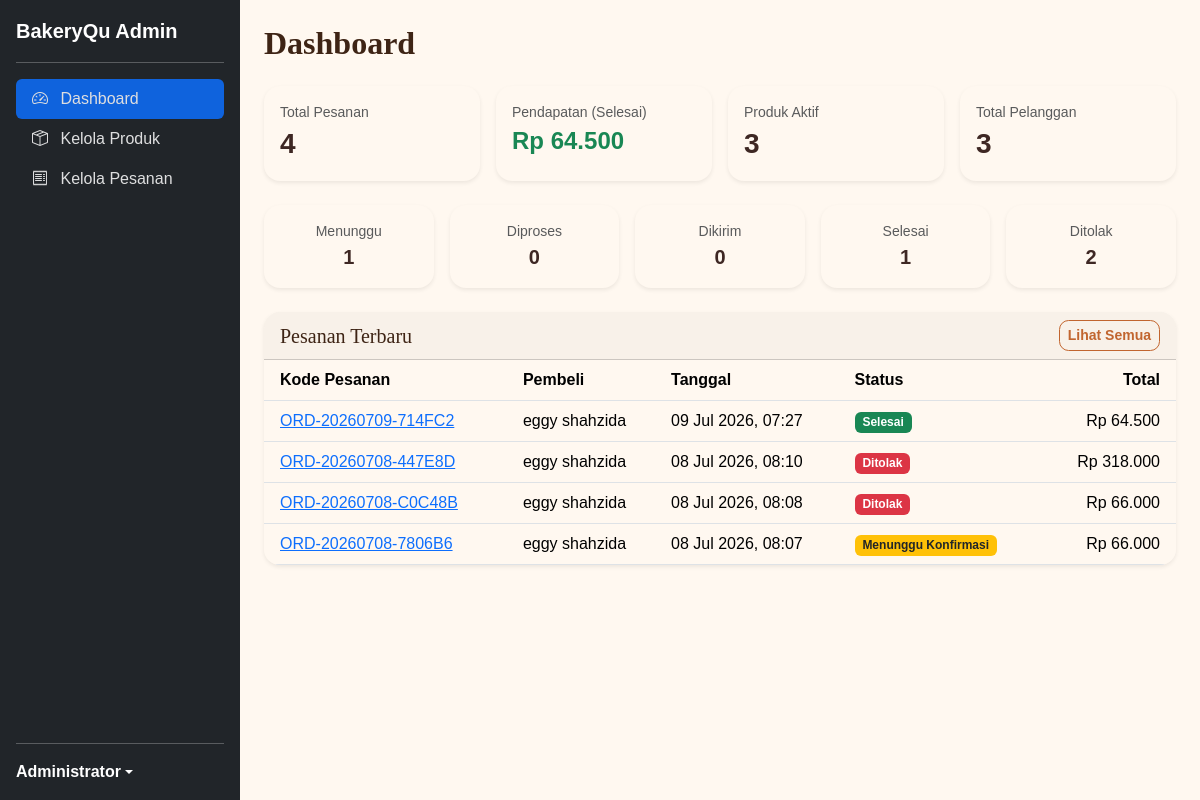
Screenshot of /public/admin (signed in) with the database file from the repository.
### tables this page shows
CREATE TABLE `orders` (
  `id` int(11) NOT NULL,
  `order_code` varchar(30) NOT NULL,
  `user_id` int(11) NOT NULL,
  `receiver_name` varchar(100) NOT NULL,
  `phone` varchar(20) NOT NULL,
  `province_id` varchar(20) NOT NULL,
  `province_name` varchar(100) NOT NULL,
  `city_id` varchar(20) NOT NULL,
  `city_name` varchar(100) NOT NULL,
  `district_id` varchar(20) NOT NULL,
  `district_name` varchar(100) NOT NULL,
  `address` text NOT NULL,
  `note` text DEFAULT NULL,
  `courier` varchar(50) NOT NULL,
  `service` varchar(50) NOT NULL,
  `shipping_cost` decimal(12,2) NOT NULL,
  `subtotal` decimal(12,2) NOT NULL,
  `total` decimal(12,2) NOT NULL,
  `status` enum('pending','processing','shipping','completed','rejected') DEFAULT 'pending',
  `created_at` timestamp NOT NULL DEFAULT current_timestamp(),
  `updated_at` timestamp NOT NULL DEFAULT current_timestamp() ON UPDATE current_timestamp()
);

CREATE TABLE `users` (
  `id` int(11) NOT NULL,
  `name` varchar(100) NOT NULL,
  `email` varchar(100) NOT NULL,
  `password` varchar(255) NOT NULL,
  `role` enum('admin','customer') NOT NULL DEFAULT 'customer',
  `created_at` timestamp NOT NULL DEFAULT current_timestamp(),
  `updated_at` timestamp NOT NULL DEFAULT current_timestamp() ON UPDATE current_timestamp()
);

### app/controllers/AdminController.php (called while the page is built, shortened)
<?php
require_once "../app/models/OrderModel.php";
require_once "../app/models/ProductModel.php";
require_once "../app/models/UserModel.php";
class AdminController
{
    private $orderModel;
    private $productModel;
    private $userModel;
    public function __construct()
    {
        $this->orderModel = new OrderModel();
        $this->productModel = new ProductModel();
        $this->userModel = new UserModel();
    }
    public function index()
    {
        $totalOrders = $this->orderModel->countAll();
        $pendingOrders = $this->orderModel->countByStatus('pending');
        $processingOrders = $this->orderModel->countByStatus('processing');
        $shippingOrders = $this->orderModel->countByStatus('shipping');
        $completedOrders = $this->orderModel->countByStatus('completed');
        $rejectedOrders = $this->orderModel->countByStatus('rejected');
        $totalRevenue = $this->orderModel->getTotalRevenue();
        $totalActiveProducts = $this->productModel->countActiveProducts();
        $totalCustomers = $this->userModel->countCustomers();
        $recentOrders = $this->orderModel->getRecentOrders(5);
        require_once "../app/views/admin/dashboard.php";
    }
}

### app/models/OrderModel.php (called while the page is built, shortened)
<?php
require_once "../config/database.php";
class OrderModel
{
    private $conn;
    public function __construct()
    {
        $database = new Database();
        $this->conn = $database->connect();
    }
    public function countByStatus($status)
    {
        $sql = "SELECT COUNT(*) AS total
                FROM orders
                WHERE status = :status";
        $statement = $this->conn->prepare($sql);
        $statement->bindValue(':status', $status);
        $statement->execute();
        $result = $statement->fetch(PDO::FETCH_ASSOC);
        return (int) $result['total'];
    }
    public function countAll()
    {
        $sql = "SELECT COUNT(*) AS total FROM orders";
        $statement = $this->conn->prepare($sql);
        $statement->execute();
        $result = $statement->fetch(PDO::FETCH_ASSOC);
        return (int) $result['total'];
    }
    public function getTotalRevenue()
    {
        $sql = "SELECT COALESCE(SUM(total), 0) AS revenue
                FROM orders
                WHERE status = 'completed'";
        $statement = $this->conn->prepare($sql);
        $statement->execute();
        $result = $statement->fetch(PDO::FETCH_ASSOC);
        return (float) $result['revenue'];
    }
    public function getRecentOrders($limit = 5)
    {
        $sql = "SELECT
                    o.*,
                    u.name AS buyer_name
                FROM orders o
                INNER JOIN users u
                    ON o.user_id = u.id
                ORDER BY o.created_at DESC
                LIMIT :limit";
        $statement = $this->conn->prepare($sql);
        $statement->bindValue(':limit', $limit, PDO::PARAM_INT);
        $statement->execute();
        return $statement->fetchAll();
    }
}

### config/database.php (called while the page is built)
<?php
class Database
{
    private $host = "localhost";
    private $dbname = "bakeryqu_db";
    private $username = "root";
    private $password = "";
    private $connection;
    public function connect()
    {
        if ($this->connection === null) {
            try {
                $this->connection = new PDO(
                    "mysql:host={$this->host};dbname={$this->dbname};charset=utf8mb4",
                    $this->username,
                    $this->password
                );
                $this->connection->setAttribute(
                    PDO::ATTR_ERRMODE,
                    PDO::ERRMODE_EXCEPTION
                );
                $this->connection->setAttribute(
                    PDO::ATTR_DEFAULT_FETCH_MODE,
                    PDO::FETCH_ASSOC
                );
            } catch (PDOException $e) {
                die("Koneksi Database Gagal : " . $e->getMessage());
            }
        }
        return $this->connection;
    }
}

### app/models/ProductModel.php (called while the page is built, shortened)
<?php
require_once "../config/database.php";
class ProductModel
{
    private $conn;
    public function __construct()
    {
        $database = new Database();
        $this->conn = $database->connect();
    }
    public function countActiveProducts()
    {
        $sql = "SELECT COUNT(*) AS total
                FROM products
                WHERE deleted_at IS NULL
                    AND status = 'active'";
        $statement = $this->conn->prepare($sql);
        $statement->execute();
        $result = $statement->fetch(PDO::FETCH_ASSOC);
        return (int) $result['total'];
    }
}

### app/models/UserModel.php (called while the page is built, shortened)
<?php
require_once "../config/database.php";
class UserModel
{
    private PDO $conn;
    public function __construct()
    {
        $database = new Database();
        $this->conn = $database->connect();
    }
    public function countCustomers()
    {
        $sql = "SELECT COUNT(*) AS total
                FROM users
                WHERE role = 'customer'";
        $statement = $this->conn->prepare($sql);
        $statement->execute();
        $result = $statement->fetch();
        return (int) $result['total'];
    }
}

### app/views/admin/dashboard.php (the view, shortened to what this page needs)
<?php
require_once "../app/views/layouts/admin_header.php";
$statusMap = [
    'pending' => ['label' => 'Menunggu Konfirmasi', 'class' => 'bg-warning text-dark'],
    'processing' => ['label' => 'Diproses', 'class' => 'bg-info text-dark'],
    'shipping' => ['label' => 'Dikirim', 'class' => 'bg-primary'],
    'completed' => ['label' => 'Selesai', 'class' => 'bg-success'],
    'rejected' => ['label' => 'Ditolak', 'class' => 'bg-danger'],
];
?>
<h2 class="fw-bold mb-4">Dashboard</h2>
        <div class="row g-3 mb-4">
            <div class="col-md-3">
                <div class="card shadow-sm h-100">
                    <div class="card-body">
                        <div class="text-muted small">Total Pesanan</div>
                        <div class="fs-3 fw-bold"><?= $totalOrders ?></div>
                    </div>
                </div>
            </div>
            <div class="col-md-3">
                <div class="card shadow-sm h-100">
                    <div class="card-body">
                        <div class="text-muted small">Pendapatan (Selesai)</div>
                        <div class="fs-4 fw-bold text-success">
                            Rp <?= number_format($totalRevenue, 0, ',', '.') ?>
                        </div>
                    </div>
                </div>
            </div>
            <div class="col-md-3">
                <div class="card shadow-sm h-100">
                    <div class="card-body">
                        <div class="text-muted small">Produk Aktif</div>
                        <div class="fs-3 fw-bold"><?= $totalActiveProducts ?></div>
                    </div>
                </div>
            </div>
            <div class="col-md-3">
                <div class="card shadow-sm h-100">
                    <div class="card-body">
                        <div class="text-muted small">Total Pelanggan</div>
                        <div class="fs-3 fw-bold"><?= $totalCustomers ?></div>
                    </div>
                </div>
            </div>
        </div>
        <div class="row g-3 mb-4 row-cols-5">
            <div class="col">
                <div class="card shadow-sm text-center">
                    <div class="card-body py-3">
                        <div class="small text-muted">Menunggu</div>
                        <div class="fs-5 fw-bold"><?= $pendingOrders ?></div>
                    </div>
                </div>
            </div>
            <div class="col">
                <div class="card shadow-sm text-center">
                    <div class="card-body py-3">
                        <div class="small text-muted">Diproses</div>
                        <div class="fs-5 fw-bold"><?= $processingOrders ?></div>
                    </div>
                </div>
            </div>
            <div class="col">
                <div class="card shadow-sm text-center">
                    <div class="card-body py-3">
                        <div class="small text-muted">Dikirim</div>
                        <div class="fs-5 fw-bold"><?= $shippingOrders ?></div>
                    </div>
                </div>
            </div>
            <div class="col">
                <div class="card shadow-sm text-center">
                    <div class="card-body py-3">
                        <div class="small text-muted">Selesai</div>
                        <div class="fs-5 fw-bold"><?= $completedOrders ?></div>
                    </div>
                </div>
            </div>
            <div class="col">
                <div class="card shadow-sm text-center">
                    <div class="card-body py-3">
                        <div class="small text-muted">Ditolak</div>
                        <div class="fs-5 fw-bold"><?= $rejectedOrders ?></div>
                    </div>
                </div>
            </div>
        </div>
        <div class="card shadow-sm">
            <div class="card-header d-flex justify-content-between align-items-center">
                <h5 class="mb-0">Pesanan Terbaru</h5>
                <a href="<?= BASE_URL ?>/admin/orders" class="btn btn-sm btn-outline-primary">
                    Lihat Semua
                </a>
            </div>
            <div class="card-body p-0">
                <?php if (empty($recentOrders)): ?>
                    <p class="text-muted text-center py-4 mb-0">Belum ada pesanan.</p>
                <?php else: ?>
                    <table class="table align-middle mb-0">
                        <thead>
                            <tr>
                                <th class="ps-3">Kode Pesanan</th>
                                <th>Pembeli</th>
                                <th>Tanggal</th>
                                <th>Status</th>
                                <th class="text-end pe-3">Total</th>
                            </tr>
                        </thead>
                        <tbody>
                            <?php foreach ($recentOrders as $order): ?>
                            <?php $status = $statusMap[$order['status']] ?? ['label' => $order['status'], 'class' => 'bg-secondary']; ?>
                            <tr>
                                <td class="ps-3">
                                    <a href="<?= BASE_URL ?>/admin/orders/<?= $order['id'] ?>">
                                        <?= htmlspecialchars($order['order_code']) ?>
                                    </a>
                                </td>
                                <td><?= htmlspecialchars($order['buyer_name']) ?></td>
                                <td><?= date('d M Y, H:i', strtotime($order['created_at'])) ?></td>
                                <td><span class="badge <?= $status['class'] ?>"><?= $status['label'] ?></span></td>
                                <td class="text-end pe-3">Rp <?= number_format($order['total'], 0, ',', '.') ?></td>
                            </tr>
                            <?php endforeach; ?>
                        </tbody>
                    </table>
                <?php endif; ?>
            </div>
        </div>
<?php
require_once "../app/views/layouts/admin_footer.php";
?>

### public/assets/css/style.css (style rules this page uses)
:root { --bakery-cream: #fff8f0; --bakery-cream-dark: #f3e4d0; --bakery-brown: #6b4226; --bakery-brown-dark: #3e2415; --bakery-terracotta: #c1652f; --bakery-terracotta-dark: #a54f21; --bakery-gold: #e8a33d; --bakery-text: #3e2723; --bs-primary: var(--bakery-terracotta); --bs-primary-rgb: 193, 101, 47; --bs-secondary: var(--bakery-brown); --bs-secondary-rgb: 107, 66, 38; --bs-body-font-family: "Poppins", sans-serif; --bs-body-color: var(--bakery-text); --bs-body-bg: var(--bakery-cream); --bs-link-color: var(--bakery-terracotta); --bs-link-hover-color: var(--bakery-terracotta-dark); }
body { min-height: 100vh; display: flex; flex-direction: column; background: var(--bakery-cream); }
h1, h2, h3, h4, h5, h6, .navbar-brand { font-family: "Fraunces", serif; color: var(--bakery-brown-dark); }
.btn-outline-primary { color: var(--bakery-terracotta); border-color: var(--bakery-terracotta); border-radius: 0.6rem; font-weight: 600; }
.card { border: none; border-radius: 1rem; overflow: hidden; box-shadow: 0 4px 14px rgba(107, 66, 38, 0.08); transition: transform 0.2s ease, box-shadow 0.2s ease; }

### rows the page displays
orders: order_code "ORD-20260709-714FC2", user.name "eggy shahzida", created_at "09 Jul 2026, 07:27", status "Selesai", total "64.500"
orders: order_code "ORD-20260708-447E8D", user.name "eggy shahzida", created_at "08 Jul 2026, 08:10", status "Ditolak", total "318.000"
orders: order_code "ORD-20260708-C0C48B", user.name "eggy shahzida", created_at "08 Jul 2026, 08:08", status "Ditolak", total "66.000"
orders: order_code "ORD-20260708-7806B6", user.name "eggy shahzida", created_at "08 Jul 2026, 08:07", status "Menunggu Konfirmasi", total "66.000"

### other values shown
$_SESSION['user']['name'] "Administrator"
$totalOrders "4"
$totalRevenue "64.500"
$totalActiveProducts "3"
$totalCustomers "3"
$pendingOrders "1"
$processingOrders "0"
$shippingOrders "0"
$completedOrders "1"
$rejectedOrders "2"
